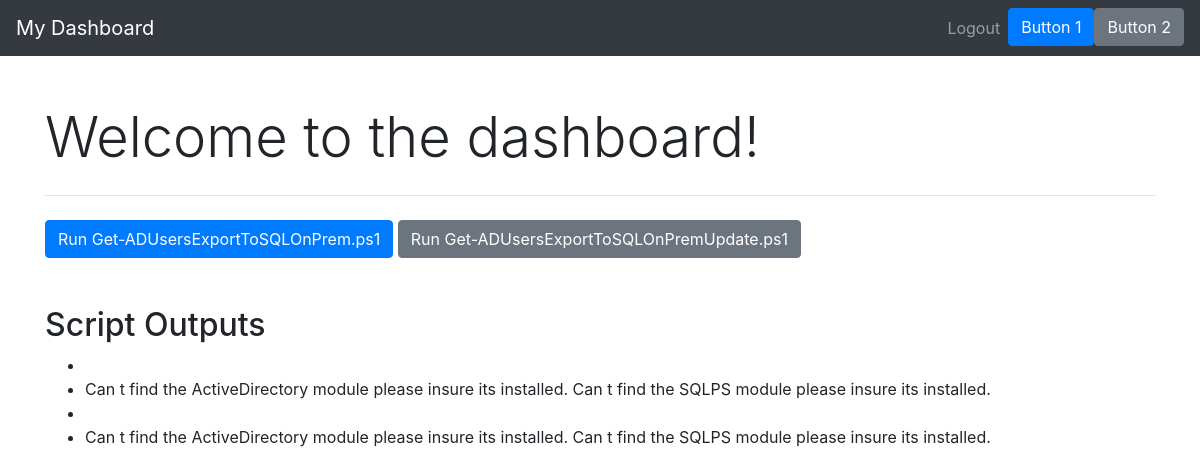
The page /dashboard (signed in) on the database its author committed.
### app.py (models this page shows)
class ScriptOutput(db.Model):
    id = db.Column(db.Integer, primary_key=True)
    output = db.Column(db.String(500))

### app.py (the view)
@app.route('/dashboard')
@login_required
def dashboard():
    script_outputs = ScriptOutput.query.all()
    return render_template('dashboard.html', script_outputs=script_outputs)

### app.py (called while the page is built)
@login_manager.user_loader
def load_user(user_id):
    return User.query.get(int(user_id))

### templates/dashboard.html (shortened to what this page needs)
<!DOCTYPE html>
<html>
<head>
    <link rel="stylesheet" href="https://stackpath.bootstrapcdn.com/bootstrap/4.3.1/css/bootstrap.min.css">
</head>
<body>
    <nav class="navbar navbar-expand-lg navbar-dark bg-dark">
        <a class="navbar-brand" href="#">My Dashboard</a>
        <div class="collapse navbar-collapse" id="navbarNav">
            <ul class="navbar-nav ml-auto">
                <li class="nav-item">
                    <a class="nav-link" href="#">Logout</a>
                </li>
                <li class="nav-item">
                    <button class="btn btn-primary my-2 my-sm-0" type="button">Button 1</button>
                </li>
                <li class="nav-item">
                    <button class="btn btn-secondary my-2 my-sm-0" type="button">Button 2</button>
                </li>
            </ul>
        </div>
    </nav>
    <div class="container mt-5">
        <div class="row">
            <div class="col-12">
                <h1 class="display-4">Welcome to the dashboard!</h1>
                <hr class="my-4">
                <a href="{{ url_for('run_first_script') }}" class="btn btn-primary">Run Get-ADUsersExportToSQLOnPrem.ps1</a>
                <a href="{{ url_for('run_second_script') }}" class="btn btn-secondary">Run Get-ADUsersExportToSQLOnPremUpdate.ps1</a>
                <h2 class="mt-5">Script Outputs</h2>
                <ul>
                    {% for output in script_outputs %}
                        <li>{{ output.output }}</li>
                    {% endfor %}
                </ul>
            </div>
        </div>
    </div>
</body>
</html>

### rows shown on the page
ScriptOutput: output "Can t find the ActiveDirectory module please insure its installed. Can t find the SQLPS module please insure its installed."
ScriptOutput: output "Can t find the ActiveDirectory module please insure its installed. Can t find the SQLPS module please insure its installed."
